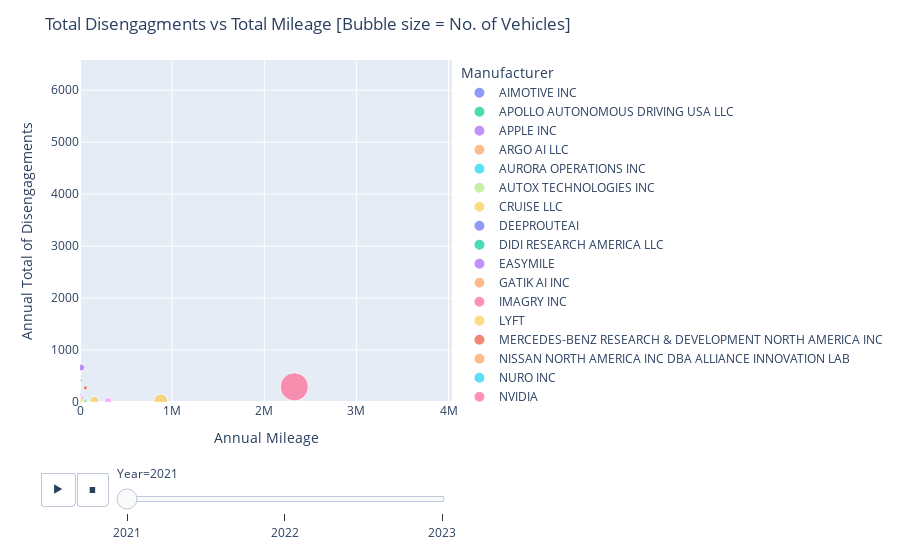

The notebook cell saved with this chart:
### Code cell
### Graphing DPTM
# Mehhhhhhhhhhhhhhhhhhhhhhhhhhhhhhh tells no story, would be a lot cooler with more years of data
fig = px.scatter(dptm, x="Mileage Total", y="Annual Total of Disengagements", 
                 size="VIN NUMBER", color="Manufacturer",
                 animation_frame="Year", animation_group="Manufacturer",
                 range_x=[0, dptm["Mileage Total"].max() * 1.1],  # Adjust range for x-axis
                 range_y=[0, dptm["Annual Total of Disengagements"].max() * 1.1],  # Adjust range for y-axis
                 labels={"Mileage Total": "Annual Mileage", "Annual Total of Disengagements": "Annual Total of Disengagements", "VIN NUMBER": "Number of Vehicles", "Manufacturer": "Manufacturer", "Year": "Year"}
                )
fig.update_layout(title='Total Disengagments vs Total Mileage [Bubble size = No. of Vehicles]')
fig.show()

### Figure 1 — Plotly figure (JSON) as saved in the notebook; plotly's stock layout.template omitted (floating-point values rounded to 4 significant figures)
{"data": [{"hovertemplate": "Manufacturer=AIMOTIVE INC<br>Year=2021<br>Annual Mileage=%{x}<br>Annual Total of Disengagements=%{y}<br>Number of Vehicles=%{marker.size}<extra></extra>", "ids": ["AIMOTIVE INC"], "legendgroup": "AIMOTIVE INC", "marker": {"color": "#636efa", "size": [2], "sizemode": "area", "sizeref": 1.417, "symbol": "circle"}, "mode": "markers", "name": "AIMOTIVE INC", "orientation": "v", "showlegend": true, "type": "scatter", "x": [2976], "xaxis": "x", "y": [106], "yaxis": "y"}, {"hovertemplate": "Manufacturer=APOLLO AUTONOMOUS DRIVING USA LLC<br>Year=2021<br>Annual Mileage=%{x}<br>Annual Total of Disengagements=%{y}<br>Number of Vehicles=%{marker.size}<extra></extra>", "ids": ["APOLLO AUTONOMOUS DRIVING USA LLC"], "legendgroup": "APOLLO AUTONOMOUS DRIVING USA LLC", "marker": {"color": "#00cc96", "size": [2], "sizemode": "area", "sizeref": 1.417, "symbol": "circle"}, "mode": "markers", "name": "APOLLO AUTONOMOUS DRIVING USA LLC", "orientation": "v", "showlegend": true, "type": "scatter", "x": [1468.0], "xaxis": "x", "y": [1], "yaxis": "y"}, {"hovertemplate": "Manufacturer=APPLE INC<br>Year=2021<br>Annual Mileage=%{x}<br>Annual Total of Disengagements=%{y}<br>Number of Vehicles=%{marker.size}<extra></extra>", "ids": ["APPLE INC"], "legendgroup": "APPLE INC", "marker": {"color": "#ab63fa", "size": [35], "sizemode": "area", "sizeref": 1.417, "symbol": "circle"}, "mode": "markers", "name": "APPLE INC", "orientation": "v", "showlegend": true, "type": "scatter", "x": [13272], "xaxis": "x", "y": [663], "yaxis": "y"}, {"hovertemplate": "Manufacturer=ARGO AI LLC<br>Year=2021<br>Annual Mileage=%{x}<br>Annual Total of Disengagements=%{y}<br>Number of Vehicles=%{marker.size}<extra></extra>", "ids": ["ARGO AI LLC"], "legendgroup": "ARGO AI LLC", "marker": {"color": "#FFA15A", "size": [7], "sizemode": "area", "sizeref": 1.417, "symbol": "circle"}, "mode": "markers", "name": "ARGO AI LLC", "orientation": "v", "showlegend": true, "type": "scatter", "x": [36730.0], "xaxis": "x", "y": [1], "yaxis": "y"}, {"hovertemplate": "Manufacturer=AURORA OPERATIONS INC<br>Year=2021<br>Annual Mileage=%{x}<br>Annual Total of Disengagements=%{y}<br>Number of Vehicles=%{marker.size}<extra></extra>", "ids": ["AURORA OPERATIONS INC"], "legendgroup": "AURORA OPERATIONS INC", "marker": {"color": "#19d3f3", "size": [7], "sizemode": "area", "sizeref": 1.417, "symbol": "circle"}, "mode": "markers", "name": "AURORA OPERATIONS INC", "orientation": "v", "showlegend": true, "type": "scatter", "x": [12650.0], "xaxis": "x", "y": [9], "yaxis": "y"}, {"hovertemplate": "Manufacturer=AUTOX TECHNOLOGIES INC<br>Year=2021<br>Annual Mileage=%{x}<br>Annual Total of Disengagements=%{y}<br>Number of Vehicles=%{marker.size}<extra></extra>", "ids": ["AUTOX TECHNOLOGIES INC"], "legendgroup": "AUTOX TECHNOLOGIES INC", "marker": {"color": "#B6E880", "size": [7], "sizemode": "area", "sizeref": 1.417, "symbol": "circle"}, "mode": "markers", "name": "AUTOX TECHNOLOGIES INC", "orientation": "v", "showlegend": true, "type": "scatter", "x": [50108], "xaxis": "x", "y": [1], "yaxis": "y"}, {"hovertemplate": "Manufacturer=CRUISE LLC<br>Year=2021<br>Annual Mileage=%{x}<br>Annual Total of Disengagements=%{y}<br>Number of Vehicles=%{marker.size}<extra></extra>", "ids": ["CRUISE LLC"], "legendgroup": "CRUISE LLC", "marker": {"color": "#FECB52", "size": [137], "sizemode": "area", "sizeref": 1.417, "symbol": "circle"}, "mode": "markers", "name": "CRUISE LLC", "orientation": "v", "showlegend": true, "type": "scatter", "x": [876100.0], "xaxis": "x", "y": [21], "yaxis": "y"}, {"hovertemplate": "Manufacturer=DEEPROUTEAI<br>Year=2021<br>Annual Mileage=%{x}<br>Annual Total of Disengagements=%{y}<br>Number of Vehicles=%{marker.size}<extra></extra>", "ids": ["DEEPROUTEAI"], "legendgroup": "DEEPROUTEAI", "marker": {"color": "#636efa", "size": [2], "sizemode": "area", "sizeref": 1.417, "symbol": "circle"}, "mode": "markers", "name": "DEEPROUTEAI", "orientation": "v", "showlegend": true, "type": "scatter", "x": [30872], "xaxis": "x", "y": [2], "yaxis": "y"}, {"hovertemplate": "Manufacturer=DIDI RESEARCH AMERICA LLC<br>Year=2021<br>Annual Mileage=%{x}<br>Annual Total of Disengagements=%{y}<br>Number of Vehicles=%{marker.size}<extra></extra>", "ids": ["DIDI RESEARCH AMERICA LLC"], "legendgroup": "DIDI RESEARCH AMERICA LLC", "marker": {"color": "#00cc96", "size": [10], "sizemode": "area", "sizeref": 1.417, "symbol": "circle"}, "mode": "markers", "name": "DIDI RESEARCH AMERICA LLC", "orientation": "v", "showlegend": true, "type": "scatter", "x": [40740.0], "xaxis": "x", "y": [1], "yaxis": "y"}, {"hovertemplate": "Manufacturer=EASYMILE<br>Year=2021<br>Annual Mileage=%{x}<br>Annual Total of Disengagements=%{y}<br>Number of Vehicles=%{marker.size}<extra></extra>", "ids": ["EASYMILE"], "legendgroup": "EASYMILE", "marker": {"color": "#ab63fa", "size": [1], "sizemode": "area", "sizeref": 1.417, "symbol": "circle"}, "mode": "markers", "name": "EASYMILE", "orientation": "v", "showlegend": true, "type": "scatter", "x": [320], "xaxis": "x", "y": [222], "yaxis": "y"}, {"hovertemplate": "Manufacturer=GATIK AI INC<br>Year=2021<br>Annual Mileage=%{x}<br>Annual Total of Disengagements=%{y}<br>Number of Vehicles=%{marker.size}<extra></extra>", "ids": ["GATIK AI INC"], "legendgroup": "GATIK AI INC", "marker": {"color": "#FFA15A", "size": [1], "sizemode": "area", "sizeref": 1.417, "symbol": "circle"}, "mode": "markers", "name": "GATIK AI INC", "orientation": "v", "showlegend": true, "type": "scatter", "x": [1924], "xaxis": "x", "y": [6], "yaxis": "y"}, {"hovertemplate": "Manufacturer=IMAGRY INC<br>Year=2021<br>Annual Mileage=%{x}<br>Annual Total of Disengagements=%{y}<br>Number of Vehicles=%{marker.size}<extra></extra>", "ids": ["IMAGRY INC"], "legendgroup": "IMAGRY INC", "marker": {"color": "#FF6692", "size": [1], "sizemode": "area", "sizeref": 1.417, "symbol": "circle"}, "mode": "markers", "name": "IMAGRY INC", "orientation": "v", "showlegend": true, "type": "scatter", "x": [731.2], "xaxis": "x", "y": [71], "yaxis": "y"}, {"hovertemplate": "Manufacturer=LYFT<br>Year=2021<br>Annual Mileage=%{x}<br>Annual Total of Disengagements=%{y}<br>Number of Vehicles=%{marker.size}<extra></extra>", "ids": ["LYFT"], "legendgroup": "LYFT", "marker": {"color": "#FECB52", "size": [23], "sizemode": "area", "sizeref": 1.417, "symbol": "circle"}, "mode": "markers", "name": "LYFT", "orientation": "v", "showlegend": true, "type": "scatter", "x": [11200.0], "xaxis": "x", "y": [23], "yaxis": "y"}, {"hovertemplate": "Manufacturer=MERCEDES-BENZ RESEARCH & DEVELOPMENT NORTH AMERICA INC<br>Year=2021<br>Annual Mileage=%{x}<br>Annual Total of Disengagements=%{y}<br>Number of Vehicles=%{marker.size}<extra></extra>", "ids": ["MERCEDES-BENZ RESEARCH & DEVELOPMENT NORTH AMERICA INC"], "legendgroup": "MERCEDES-BENZ RESEARCH & DEVELOPMENT NORTH AMERICA INC", "marker": {"color": "#EF553B", "size": [14], "sizemode": "area", "sizeref": 1.417, "symbol": "circle"}, "mode": "markers", "name": "MERCEDES-BENZ RESEARCH & DEVELOPMENT NORTH AMERICA INC", "orientation": "v", "showlegend": true, "type": "scatter", "x": [58613], "xaxis": "x", "y": [272], "yaxis": "y"}, {"hovertemplate": "Manufacturer=NISSAN NORTH AMERICA INC DBA ALLIANCE INNOVATION LAB<br>Year=2021<br>Annual Mileage=%{x}<br>Annual Total of Disengagements=%{y}<br>Number of Vehicles=%{marker.size}<extra></extra>", "ids": ["NISSAN NORTH AMERICA INC DBA ALLIANCE INNOVATION LAB"], "legendgroup": "NISSAN NORTH AMERICA INC DBA ALLIANCE INNOVATION LAB", "marker": {"color": "#FFA15A", "size": [3], "sizemode": "area", "sizeref": 1.417, "symbol": "circle"}, "mode": "markers", "name": "NISSAN NORTH AMERICA INC DBA ALLIANCE INNOVATION LAB", "orientation": "v", "showlegend": true, "type": "scatter", "x": [508], "xaxis": "x", "y": [17], "yaxis": "y"}, {"hovertemplate": "Manufacturer=NURO INC<br>Year=2021<br>Annual Mileage=%{x}<br>Annual Total of Disengagements=%{y}<br>Number of Vehicles=%{marker.size}<extra></extra>", "ids": ["NURO INC"], "legendgroup": "NURO INC", "marker": {"color": "#19d3f3", "size": [15], "sizemode": "area", "sizeref": 1.417, "symbol": "circle"}, "mode": "markers", "name": "NURO INC", "orientation": "v", "showlegend": true, "type": "scatter", "x": [59100.0], "xaxis": "x", "y": [23], "yaxis": "y"}, {"hovertemplate": "Manufacturer=NVIDIA<br>Year=2021<br>Annual Mileage=%{x}<br>Annual Total of Disengagements=%{y}<br>Number of Vehicles=%{marker.size}<extra></extra>", "ids": ["NVIDIA"], "legendgroup": "NVIDIA", "marker": {"color": "#FF6692", "size": [6], "sizemode": "area", "sizeref": 1.417, "symbol": "circle"}, "mode": "markers", "name": "NVIDIA", "orientation": "v", "showlegend": true, "type": "scatter", "x": [28004], "xaxis": "x", "y": [82], "yaxis": "y"}, {"hovertemplate": "Manufacturer=PONYAI INC<br>Year=2021<br>Annual Mileage=%{x}<br>Annual Total of Disengagements=%{y}<br>Number of Vehicles=%{marker.size}<extra></extra>", "ids": ["PONYAI INC"], "legendgroup": "PONYAI INC", "marker": {"color": "#FF97FF", "size": [38], "sizemode": "area", "sizeref": 1.417, "symbol": "circle"}, "mode": "markers", "name": "PONYAI INC", "orientation": "v", "showlegend": true, "type": "scatter", "x": [305600.0], "xaxis": "x", "y": [21], "yaxis": "y"}, {"hovertemplate": "Manufacturer=QCRAFT INC<br>Year=2021<br>Annual Mileage=%{x}<br>Annual Total of Disengagements=%{y}<br>Number of Vehicles=%{marker.size}<extra></extra>", "ids": ["QCRAFT INC"], "legendgroup": "QCRAFT INC", "marker": {"color": "#FECB52", "size": [2], "sizemode": "area", "sizeref": 1.417, "symbol": "circle"}, "mode": "markers", "name": "QCRAFT INC", "orientation": "v", "showlegend": true, "type": "scatter", "x": [6320], "xaxis": "x", "y": [5], "yaxis": "y"}, {"hovertemplate": "Manufacturer=QUALCOMM TECHNOLOGIES INC<br>Year=2021<br>Annual Mileage=%{x}<br>Annual Total of Disengagements=%{y}<br>Number of Vehicles=%{marker.size}<extra></extra>", "ids": ["QUALCOMM TECHNOLOGIES INC"], "legendgroup": "QUALCOMM TECHNOLOGIES INC", "marker": {"color": "#636efa", "size": [3], "sizemode": "area", "sizeref": 1.417, "symbol": "circle"}, "mode": "markers", "name": "QUALCOMM TECHNOLOGIES INC", "orientation": "v", "showlegend": true, "type": "scatter", "x": [1635], "xaxis": "x", "y": [143], "yaxis": "y"}, {"hovertemplate": "Manufacturer=TOYOTA RESEARCH INSTITUTE INC<br>Year=2021<br>Annual Mileage=%{x}<br>Annual Total of Disengagements=%{y}<br>Number of Vehicles=%{marker.size}<extra></extra>", "ids": ["TOYOTA RESEARCH INSTITUTE INC"], "legendgroup": "TOYOTA RESEARCH INSTITUTE INC", "marker": {"color": "#00cc96", "size": [4], "sizemode": "area", "sizeref": 1.417, "symbol": "circle"}, "mode": "markers", "name": "TOYOTA RESEARCH INSTITUTE INC", "orientation": "v", "showlegend": true, "type": "scatter", "x": [13959], "xaxis": "x", "y": [419], "yaxis": "y"}, {"hovertemplate": "Manufacturer=UDELV INC<br>Year=2021<br>Annual Mileage=%{x}<br>Annual Total of Disengagements=%{y}<br>Number of Vehicles=%{marker.size}<extra></extra>", "ids": ["UDELV INC"], "legendgroup": "UDELV INC", "marker": {"color": "#ab63fa", "size": [1], "sizemode": "area", "sizeref": 1.417, "symbol": "circle"}, "mode": "markers", "name": "UDELV INC", "orientation": "v", "showlegend": true, "type": "scatter", "x": [60], "xaxis": "x", "y": [46], "yaxis": "y"}, {"hovertemplate": "Manufacturer=VALEO NORTH AMERICA INC<br>Year=2021<br>Annual Mileage=%{x}<br>Annual Total of Disengagements=%{y}<br>Number of Vehicles=%{marker.size}<extra></extra>", "ids": ["VALEO NORTH AMERICA INC"], "legendgroup": "VALEO NORTH AMERICA INC", "marker": {"color": "#19d3f3", "size": [2], "sizemode": "area", "sizeref": 1.417, "symbol": "circle"}, "mode": "markers", "name": "VALEO NORTH AMERICA INC", "orientation": "v", "showlegend": true, "type": "scatter", "x": [336], "xaxis": "x", "y": [205], "yaxis": "y"}, {"hovertemplate": "Manufacturer=WAYMO LLC<br>Year=2021<br>Annual Mileage=%{x}<br>Annual Total of Disengagements=%{y}<br>Number of Vehicles=%{marker.size}<extra></extra>", "ids": ["WAYMO LLC"], "legendgroup": "WAYMO LLC", "marker": {"color": "#FF6692", "size": [567], "sizemode": "area", "sizeref": 1.417, "symbol": "circle"}, "mode": "markers", "name": "WAYMO LLC", "orientation": "v", "showlegend": true, "type": "scatter", "x": [2326000.0], "xaxis": "x", "y": [292], "yaxis": "y"}, {"hovertemplate": "Manufacturer=WERIDE CORP<br>Year=2021<br>Annual Mileage=%{x}<br>Annual Total of Disengagements=%{y}<br>Number of Vehicles=%{marker.size}<extra></extra>", "ids": ["WERIDE CORP"], "legendgroup": "WERIDE CORP", "marker": {"color": "#B6E880", "size": [13], "sizemode": "area", "sizeref": 1.417, "symbol": "circle"}, "mode": "markers", "name": "WERIDE CORP", "orientation": "v", "showlegend": true, "type": "scatter", "x": [57970.0], "xaxis": "x", "y": [3], "yaxis": "y"}, {"hovertemplate": "Manufacturer=ZOOX INC<br>Year=2021<br>Annual Mileage=%{x}<br>Annual Total of Disengagements=%{y}<br>Number of Vehicles=%{marker.size}<extra></extra>", "ids": ["ZOOX INC"], "legendgroup": "ZOOX INC", "marker": {"color": "#FECB52", "size": [57], "sizemode": "area", "sizeref": 1.417, "symbol": "circle"}, "mode": "markers", "name": "ZOOX INC", "orientation": "v", "showlegend": true, "type": "scatter", "x": [155125], "xaxis": "x", "y": [21], "yaxis": "y"}], "layout": {"legend": {"itemsizing": "constant", "title": {"text": "Manufacturer"}, "tracegroupgap": 0}, "margin": {"t": 60}, "sliders": [{"active": 0, "currentvalue": {"prefix": "Year="}, "len": 0.9, "pad": {"b": 10, "t": 60}, "steps": [{"args": [["2021"], {"frame": {"duration": 0, "redraw": false}, "fromcurrent": true, "mode": "immediate", "transition": {"duration": 0, "easing": "linear"}}], "label": "2021", "method": "animate"}, {"args": [["2022"], {"frame": {"duration": 0, "redraw": false}, "fromcurrent": true, "mode": "immediate", "transition": {"duration": 0, "easing": "linear"}}], "label": "2022", "method": "animate"}, {"args": [["2023"], {"frame": {"duration": 0, "redraw": false}, "fromcurrent": true, "mode": "immediate", "transition": {"duration": 0, "easing": "linear"}}], "label": "2023", "method": "animate"}], "x": 0.1, "xanchor": "left", "y": 0, "yanchor": "top"}], "title": {"text": "Total Disengagments vs Total Mileage [Bubble size = No. of Vehicles]"}, "updatemenus": [{"buttons": [{"args": [null, {"frame": {"duration": 500, "redraw": false}, "fromcurrent": true, "mode": "immediate", "transition": {"duration": 500, "easing": "linear"}}], "label": "&#9654;", "method": "animate"}, {"args": [[null], {"frame": {"duration": 0, "redraw": false}, "fromcurrent": true, "mode": "immediate", "transition": {"duration": 0, "easing": "linear"}}], "label": "&#9724;", "method": "animate"}], "direction": "left", "pad": {"r": 10, "t": 70}, "showactive": false, "type": "buttons", "x": 0.1, "xanchor": "right", "y": 0, "yanchor": "top"}], "xaxis": {"anchor": "y", "domain": [0, 1], "range": [0, 4037000.0], "title": {"text": "Annual Mileage"}}, "yaxis": {"anchor": "x", "domain": [0, 1], "range": [0, 6580.0], "title": {"text": "Annual Total of Disengagements"}}}}
